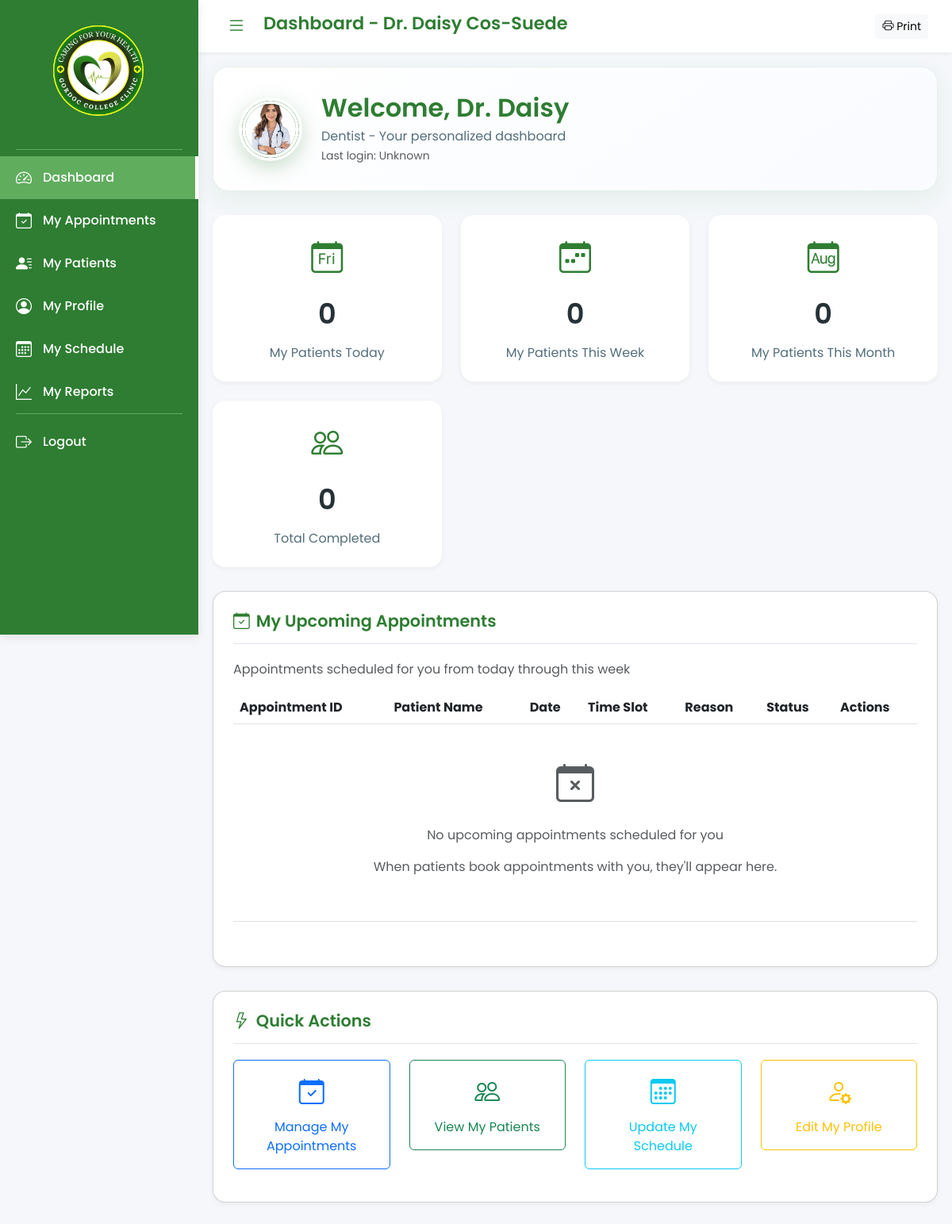
Screenshot of /doctor_dashboard.php (signed in) with the database file from the repository.
### tables this page shows
CREATE TABLE `doctors` (
  `DoctorID` varchar(15) NOT NULL,
  `FirstName` varchar(100) DEFAULT NULL,
  `LastName` varchar(100) DEFAULT NULL,
  `ContactNumber` varchar(15) DEFAULT NULL,
  `Email` varchar(255) DEFAULT NULL,
  `ImageFile` varchar(255) DEFAULT NULL,
  `Specialization` varchar(100) DEFAULT NULL,
  `Phone` varchar(20) DEFAULT NULL,
  `Status` varchar(20) DEFAULT 'Active',
  `ProfilePhoto` varchar(255) DEFAULT NULL,
  `Password` varchar(255) NOT NULL,
  `reset_token` varchar(64) DEFAULT NULL,
  `reset_expires` datetime DEFAULT NULL
);

### doctor_dashboard.php (the view, shortened to what this page needs)
<?php
include 'config.php';
$doctorID = $_SESSION['doctor_id'];
$doctor_verify_sql = "SELECT * FROM doctors WHERE DoctorID = ? AND Status = 'Active'";
$doctor_verify_stmt = $conn->prepare($doctor_verify_sql);
$doctor_verify_stmt->bind_param("s", $doctorID);
$doctor_verify_stmt->execute();
$doctor_verify_result = $doctor_verify_stmt->get_result();
$doctorInfo = $doctor_verify_result->fetch_assoc();
$today = date('Y-m-d');
$week_start = date('Y-m-d', strtotime('monday this week'));
$week_end = date('Y-m-d', strtotime('sunday this week'));
$month_start = date('Y-m-01');
$month_end = date('Y-m-t');
$appointments = [];
$count_sql = "SELECT COUNT(*) AS count FROM appointments WHERE DoctorID = ? AND statusID = 3";
$count_stmt = $conn->prepare($count_sql);
$count_stmt->bind_param("s", $doctorID);
$count_stmt->execute();
$count_result = $count_stmt->get_result();
$handled_count = $count_result->fetch_assoc()['count'];
$today_sql = "SELECT COUNT(*) AS count FROM appointments
              WHERE DoctorID = ?
              AND AppointmentDate = ?
              AND statusID IN (2, 3)";
$today_stmt = $conn->prepare($today_sql);
$today_stmt->bind_param("ss", $doctorID, $today);
$today_stmt->execute();
$today_result = $today_stmt->get_result();
$today_count = $today_result->fetch_assoc()['count'];
$week_sql = "SELECT COUNT(*) AS count FROM appointments
             WHERE DoctorID = ?
             AND AppointmentDate BETWEEN ? AND ?
             AND statusID IN (2, 3)";
$week_stmt = $conn->prepare($week_sql);
$week_stmt->bind_param("sss", $doctorID, $week_start, $week_end);
$week_stmt->execute();
$week_result = $week_stmt->get_result();
$week_count = $week_result->fetch_assoc()['count'];
$month_sql = "SELECT COUNT(*) AS count FROM appointments
              WHERE DoctorID = ?
              AND AppointmentDate BETWEEN ? AND ?
              AND statusID IN (2, 3)";
$month_stmt = $conn->prepare($month_sql);
$month_stmt->bind_param("sss", $doctorID, $month_start, $month_end);
$month_stmt->execute();
$month_result = $month_stmt->get_result();
$month_count = $month_result->fetch_assoc()['count'];
?>
<!DOCTYPE html>
<html lang="en">
<head>
  <link href="https://cdn.jsdelivr.net/npm/bootstrap@5.3.0-alpha1/dist/css/bootstrap.min.css" rel="stylesheet" />
  <link href="https://cdn.jsdelivr.net/npm/bootstrap-icons/font/bootstrap-icons.css" rel="stylesheet" />
</head>
<body>
<aside class="sidebar" id="sidebar">
    <div class="sidebar-header">
        <img src="img/GCLINIC.png" alt="Medical Clinic Logo" class="sidebar-logo">
    </div>
    <div class="sidebar-divider"></div>
    <ul class="sidebar-menu">
        <li><a href="doctor_dashboard.php" class="<?= basename($_SERVER['PHP_SELF']) === 'doctor_dashboard.php' ? 'active' : '' ?>">
            <i class="bi bi-speedometer2"></i> <span>Dashboard</span>
        </a></li>
        <li><a href="doctor_student.php" class="<?= basename($_SERVER['PHP_SELF']) === 'doctor_student.php' ? 'active' : '' ?>">
            <i class="bi bi-calendar-check"></i> <span>My Appointments</span>
        </a></li>
        <li><a href="student_viewer.php" class="<?= basename($_SERVER['PHP_SELF']) === 'student_viewer.php' ? 'active' : '' ?>">
            <i class="bi bi-person-lines-fill"></i> <span>My Patients</span>
        </a></li>
        <li><a href="doctor_profile.php" class="<?= basename($_SERVER['PHP_SELF']) === 'doctor_profile.php' ? 'active' : '' ?>">
            <i class="bi bi-person-circle"></i> <span>My Profile</span>
        </a></li>
        <li><a href="doctor_schedule.php" class="<?= basename($_SERVER['PHP_SELF']) === 'doctor_schedule.php' ? 'active' : '' ?>">
            <i class="bi bi-calendar3"></i> <span>My Schedule</span>
        </a></li>
        <li><a href="doctor_report.php" class="<?= basename($_SERVER['PHP_SELF']) === 'doctor_report.php' ? 'active' : '' ?>">
            <i class="bi bi-graph-up"></i> <span>My Reports</span>
        </a></li>
    </ul>
    <div class="sidebar-divider" style="margin-top: auto;"></div>
    <ul class="sidebar-menu">
        <li><a href="doctor_login.php" class="logout-link" onclick="return confirmLogout()">
            <i class="bi bi-box-arrow-right"></i> <span>Logout</span>
        </a></li>
    </ul>
</aside>
<header class="header header-expanded" id="header">
    <div class="d-flex align-items-center">
        <button class="toggle-sidebar me-3" id="sidebarToggle">
            <i class="bi bi-list"></i>
        </button>
        <h1 class="header-title">Dashboard - Dr. <?= htmlspecialchars($doctorInfo['FirstName'] . ' ' . $doctorInfo['LastName']) ?></h1>
    </div>
    <div class="header-actions">
        <button onclick="printDashboard()" class="btn btn-sm btn-light no-print">
            <i class="bi bi-printer"></i> Print
        </button>
    </div>
</header>
<main class="main-content main-expanded" id="mainContent">
    <div class="welcome-banner">
        <div class="avatar">
            <?php if (!empty($doctorInfo['ProfilePhoto']) && file_exists($doctorInfo['ProfilePhoto'])): ?>
                <img src="<?= htmlspecialchars($doctorInfo['ProfilePhoto']) ?>"
                     alt="Dr. <?= htmlspecialchars($doctorInfo['FirstName']) ?>"
                     class="doctor-photo">
            <?php else: ?>
                <i class="bi bi-person-circle"></i>
            <?php endif; ?>
        </div>
        <div class="welcome-text">
            <h2>Welcome, Dr. <?= htmlspecialchars($doctorInfo['FirstName']) ?></h2>
            <p><?= htmlspecialchars($doctorInfo['Specialization']) ?> - Your personalized dashboard</p>
            <small class="text-muted">
                Last login: <?= isset($_SESSION['login_time']) ? date('M d, Y h:i A', strtotime($_SESSION['login_time'])) : 'Unknown' ?>
            </small>
        </div>
    </div>
    <div class="stats-container">
        <div class="stat-box today">
            <div class="stat-icon"><i class="bi bi-calendar-day"></i></div>
            <div class="stat-value"><?= $today_count ?></div>
            <div class="stat-label">My Patients Today</div>
        </div>
        <div class="stat-box week">
            <div class="stat-icon"><i class="bi bi-calendar-week"></i></div>
            <div class="stat-value"><?= $week_count ?></div>
            <div class="stat-label">My Patients This Week</div>
        </div>
        <div class="stat-box month">
            <div class="stat-icon"><i class="bi bi-calendar-month"></i></div>
            <div class="stat-value"><?= $month_count ?></div>
            <div class="stat-label">My Patients This Month</div>
        </div>
        <div class="stat-box total">
            <div class="stat-icon"><i class="bi bi-people"></i></div>
            <div class="stat-value"><?= $handled_count ?></div>
            <div class="stat-label">Total Completed</div>
        </div>
    </div>
    <div class="card">
        <h4><i class="bi bi-calendar-check me-2"></i>My Upcoming Appointments</h4>
        <p class="text-muted mb-3">Appointments scheduled for you from today through this week</p>
        <div class="table-responsive">
            <table class="table">
                <thead>
                    <tr>
                        <th>Appointment ID</th>
                        <th>Patient Name</th>
                        <th>Date</th>
                        <th>Time Slot</th>
                        <th>Reason</th>
                        <th>Status</th>
                        <th>Actions</th>
                    </tr>
                </thead>
                <tbody>
                <?php if (count($appointments) > 0): ?>
                    <?php foreach ($appointments as $row): ?>
                        <tr>
                            <td data-label="Appointment ID"><?= $row['AppointmentID'] ?></td>
                            <td data-label="Patient Name"><?= htmlspecialchars($row['FirstName'] . ' ' . $row['LastName']) ?></td>
                            <td data-label="Date"><?= date('M d, Y', strtotime($row['AppointmentDate'])) ?></td>
                            <td data-label="Time Slot"><?= date('h:i A', strtotime($row['StartTime'])) . ' - ' . date('h:i A', strtotime($row['EndTime'])) ?></td>
                            <td data-label="Reason"><?= htmlspecialchars($row['Reason']) ?></td>
                            <td data-label="Status">
                                <?php
                                switch ($row['statusID']) {
                                    case 1: echo '<span class="badge bg-warning">Pending</span>'; break;
                                    case 2: echo '<span class="badge bg-success">Approved</span>'; break;
                                    case 3: echo '<span class="badge bg-primary">Completed</span>'; break;
                                    case 4: echo '<span class="badge bg-danger">Cancelled</span>'; break;
                                    case 5: echo '<span class="badge bg-warning">Cancel Requested</span>'; break;
                                    default: echo '<span class="badge bg-secondary">Unknown</span>';
                                }
                                ?>
                            </td>
                            <td data-label="Actions">
                                <a href="doctor_student.php?appointment_id=<?= $row['AppointmentID'] ?>" class="btn btn-sm btn-outline-primary">
                                    <i class="bi bi-eye"></i> Manage
                                </a>
                            </td>
                        </tr>
                    <?php endforeach; ?>
                <?php else: ?>
                    <tr>
                        <td colspan="7" style="text-align:center; padding: 40px;">
                            <i class="bi bi-calendar-x text-muted" style="font-size: 3rem;"></i>
                            <p class="text-muted mt-3">No upcoming appointments scheduled for you</p>
                            <p class="text-muted">When patients book appointments with you, they'll appear here.</p>
                        </td>
                    </tr>
                <?php endif; ?>
                </tbody>
            </table>
        </div>
    </div>
    <div class="card">
        <h4><i class="bi bi-lightning me-2"></i>Quick Actions</h4>
        <div class="row">
            <div class="col-md-3 mb-3">
                <a href="doctor_student.php" class="btn btn-outline-primary w-100 p-3">
                    <i class="bi bi-calendar-check d-block mb-2" style="font-size: 2rem;"></i>
                    Manage My Appointments
                </a>
            </div>
            <div class="col-md-3 mb-3">
                <a href="student_viewer.php" class="btn btn-outline-success w-100 p-3">
                    <i class="bi bi-people d-block mb-2" style="font-size: 2rem;"></i>
                    View My Patients
                </a>
            </div>
            <div class="col-md-3 mb-3">
                <a href="doctor_schedule.php" class="btn btn-outline-info w-100 p-3">
                    <i class="bi bi-calendar3 d-block mb-2" style="font-size: 2rem;"></i>
                    Update My Schedule
                </a>
            </div>
            <div class="col-md-3 mb-3">
                <a href="doctor_profile.php" class="btn btn-outline-warning w-100 p-3">
                    <i class="bi bi-person-gear d-block mb-2" style="font-size: 2rem;"></i>
                    Edit My Profile
                </a>
            </div>
        </div>
    </div>
</main>
</body>
</html>

### rows the page displays
doctors: FirstName+LastName "Daisy Cos-Suede", ProfilePhoto (picture), FirstName "Daisy", Specialization "Dentist"

### other values shown
$today_count "0"
$week_count "0"
$month_count "0"
$handled_count "0"
